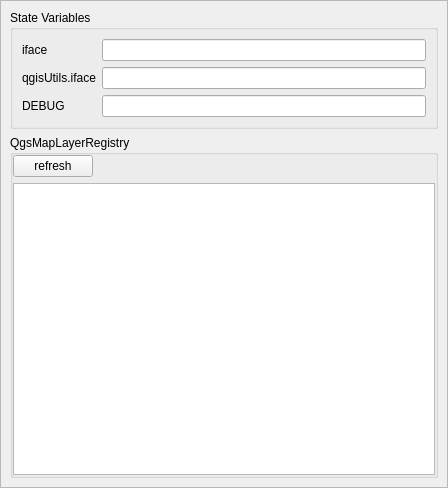
<?xml version="1.0" encoding="UTF-8"?>
<ui version="4.0">
 <class>DockWidget</class>
 <widget class="QDockWidget" name="DockWidget">
  <property name="geometry">
   <rect>
    <x>0</x>
    <y>0</y>
    <width>448</width>
    <height>488</height>
   </rect>
  </property>
  <property name="windowTitle">
   <string>DockWidget</string>
  </property>
  <widget class="QWidget" name="dockWidgetContents">
   <layout class="QHBoxLayout" name="horizontalLayout">
    <property name="spacing">
     <number>6</number>
    </property>
    <property name="leftMargin">
     <number>0</number>
    </property>
    <property name="topMargin">
     <number>0</number>
    </property>
    <property name="rightMargin">
     <number>0</number>
    </property>
    <property name="bottomMargin">
     <number>0</number>
    </property>
    <item>
     <widget class="QFrame" name="frame">
      <property name="frameShape">
       <enum>QFrame::StyledPanel</enum>
      </property>
      <property name="frameShadow">
       <enum>QFrame::Raised</enum>
      </property>
      <layout class="QVBoxLayout" name="verticalLayout">
       <item>
        <widget class="QGroupBox" name="gbStateVariables">
         <property name="minimumSize">
          <size>
           <width>0</width>
           <height>0</height>
          </size>
         </property>
         <property name="title">
          <string>State Variables</string>
         </property>
         <layout class="QGridLayout" name="gridLayout">
          <property name="spacing">
           <number>6</number>
          </property>
          <item row="0" column="1">
           <widget class="QLineEdit" name="tb_iface">
            <property name="readOnly">
             <bool>true</bool>
            </property>
           </widget>
          </item>
          <item row="1" column="1">
           <widget class="QLineEdit" name="tb_qgsUtils_iface">
            <property name="readOnly">
             <bool>true</bool>
            </property>
           </widget>
          </item>
          <item row="3" column="0">
           <widget class="QLabel" name="label_2">
            <property name="text">
             <string>DEBUG</string>
            </property>
           </widget>
          </item>
          <item row="3" column="1">
           <widget class="QLineEdit" name="tb_DEBUG">
            <property name="readOnly">
             <bool>true</bool>
            </property>
           </widget>
          </item>
          <item row="0" column="0">
           <widget class="QLabel" name="label">
            <property name="text">
             <string>iface</string>
            </property>
           </widget>
          </item>
          <item row="1" column="0">
           <widget class="QLabel" name="label_3">
            <property name="text">
             <string>qgisUtils.iface</string>
            </property>
           </widget>
          </item>
         </layout>
        </widget>
       </item>
       <item>
        <widget class="QGroupBox" name="gbQgsMapLAyerRegistry">
         <property name="title">
          <string>QgsMapLayerRegistry</string>
         </property>
         <layout class="QVBoxLayout" name="verticalLayout_2">
          <property name="spacing">
           <number>6</number>
          </property>
          <property name="leftMargin">
           <number>0</number>
          </property>
          <property name="topMargin">
           <number>0</number>
          </property>
          <property name="rightMargin">
           <number>0</number>
          </property>
          <property name="bottomMargin">
           <number>0</number>
          </property>
          <item>
           <widget class="QFrame" name="gbButtonList">
            <property name="frameShape">
             <enum>QFrame::NoFrame</enum>
            </property>
            <property name="frameShadow">
             <enum>QFrame::Raised</enum>
            </property>
            <layout class="QHBoxLayout" name="horizontalLayout_2">
             <property name="spacing">
              <number>6</number>
             </property>
             <property name="leftMargin">
              <number>0</number>
             </property>
             <property name="topMargin">
              <number>0</number>
             </property>
             <property name="rightMargin">
              <number>0</number>
             </property>
             <property name="bottomMargin">
              <number>0</number>
             </property>
             <item>
              <widget class="QPushButton" name="pushButton">
               <property name="text">
                <string>refresh</string>
               </property>
              </widget>
             </item>
             <item>
              <spacer name="horizontalSpacer">
               <property name="orientation">
                <enum>Qt::Horizontal</enum>
               </property>
               <property name="sizeHint" stdset="0">
                <size>
                 <width>40</width>
                 <height>20</height>
                </size>
               </property>
              </spacer>
             </item>
            </layout>
           </widget>
          </item>
          <item>
           <widget class="QTableView" name="tableViewMapLayerRegistry"/>
          </item>
         </layout>
        </widget>
       </item>
      </layout>
     </widget>
    </item>
   </layout>
  </widget>
 </widget>
 <resources/>
 <connections/>
</ui>
